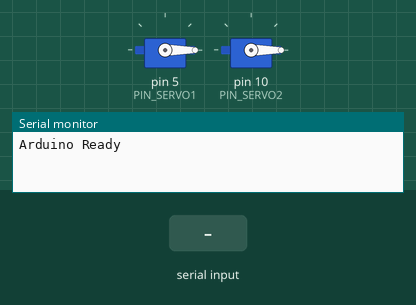
This program was run on a simulated Arduino Nano, built with avr-gcc and run on an emulated ATmega328P. Shown: 2 × servo, the last lines printed to the serial monitor. The inputs (shaded band) are chosen by the test bench.

Above: at 1.2 s.
1.3 s: "Landed\n" received over Serial
At 2.1 s:
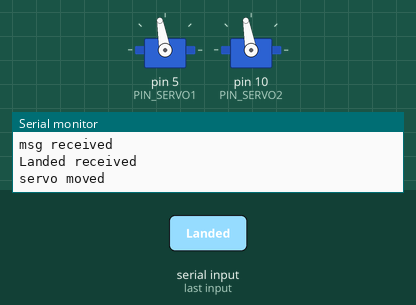
Timing chart, 0 to 4.3 s (numbered marks = the images above; inputs shaded):
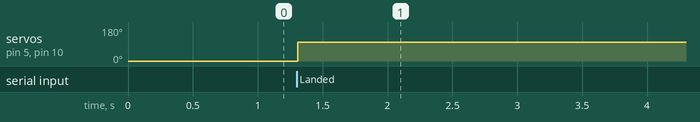

The program:

main.cpp
```cpp
#include <Arduino.h>
#include <Servo.h>

#define PIN_SERVO1 5
#define PIN_SERVO2 10

Servo servo1;
Servo servo2;

void setup()
{
  Serial.begin(9600);
  Serial.println("Arduino Ready");

  servo1.attach(PIN_SERVO1);
  servo2.attach(PIN_SERVO2);

  // servo1.write(HOME_SERVO_1);
  // servo2.write(HOME_SERVO_2);
  servo1.write(0);
  servo2.write(0);
}

void loop()
{

  // RECEIVE DATA
  if (Serial.available() > 0)
  {
    String receivedData = Serial.readStringUntil('\n');
    Serial.println("msg received");

    if (receivedData == "Landed")
    {
      Serial.println("Landed received");
      servo1.write(100);
      servo2.write(100);
      Serial.println("servo moved");
    }
  }

}
```

Measured:
- after the input at 1.3 s, servo on pin 5 (PIN_SERVO1), servo on pin 10 (PIN_SERVO2): 0° → 100° at once
